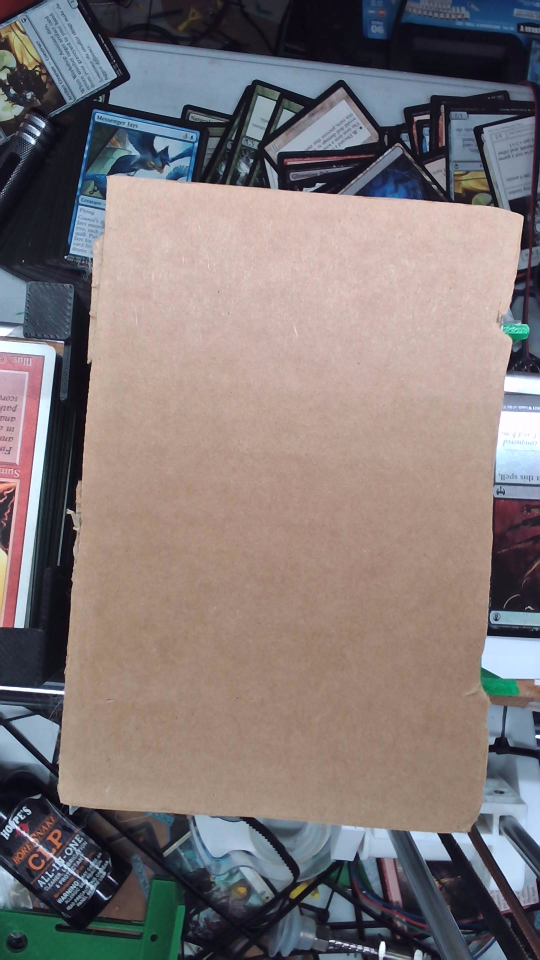
#> input picture staging_bg_ref.png, 1080 x 1920 px (shown at 1/2 size)
$ python -i foil_detect.py   (imports and definitions only)   (older library calls are emulated)
#> lines starting #> are read from the running program, lines starting #| are printed output that depends on the picture; after the words box and inside, x2 and y2 are one past the last pixel; in counts of white or black regions, pixels touching at a corner belong together
#> further down, picture is the input picture: shape (1920, 1080, 3); mean B, G, R 119.8, 119.7, 128.4
# foil_detect.py
# ---------------------------------------------------------------------------
# Post-identification foil detection for scanned cards.
#
# Runs AFTER card_identify has matched a scan to a card ID. Uses the matched
# card's reference PNG (downloaded_cards/<card_id>.png) to distinguish "this
# specific scan is a foil printing" from "this card has bright saturated art".
#
# The approach: compare the scan's bright-pixel statistics to the Scryfall
# reference image. Under the current LED scanner:
#   - Non-foil cards diffuse-reflect. Under the bright LED the scan comes
#     out UNIFORMLY BRIGHTER than the matte Scryfall reference, with
#     bright regions that roughly match the reference's saturation.
#   - Foil cards reflect most light off-angle (away from the camera). The
#     overall scan reads DARKER or ~equal to the reference, but the
#     occasional specular hotspot appears as a saturated rainbow color.
#
# No single signal alone works — many non-foil cards (basic lands, full-art
# promos) have naturally bright saturated art and would trip a single-
# threshold detector. The reference-relative deltas correct for that.
#
# Five signals combine into a single confidence score (Level-2 model,
# 2026-04-23 retune). Signs and magnitudes shown for the new-lighting
# directional LED setup.
#
#   S1: delta_bright_frac = bright_frac(scan) - bright_frac(ref)
#       Foils are DARKER or equal vs their reference under LED scan
#       (most light reflects off-angle). Non-foils are brighter (diffuse).
#       Strongest signal — Cohen's d ~ -1.7, single-feature AUC 0.90.
#
#   S2: delta_mean_s = mean_s_bright(scan) - mean_s_bright(ref)
#       Foil bright pixels are SATURATED rainbow hotspots (one hue per
#       spot), while non-foil bright pixels match the reference's
#       desaturated white/light regions.
#       Cohen's d ~ +1.3, single-feature AUC 0.84.
#
#   S3: delta_n_bright_clusters = #connected-components in bright mask
#       Foils have FEWER large bright clusters than ref because off-angle
#       reflection drops many would-be bright pixels below the V=220
#       threshold. Cohen's d ~ -0.4, single-feature AUC 0.65.
#
#   S4: delta_std_s_bright = std of saturation among bright pixels
#       After dms accounts for the saturation level, residual variance
#       turns out to be slightly LOWER in foil scans than in their refs
#       relative to nonfoils — opposite the univariate intuition (this is
#       multicollinearity with dms). AUC 0.67.
#
#   S5: delta_laplacian_energy = mean |Laplacian(V)| within bright mask
#       Bright zones in foil scans preserve more high-frequency content
#       (specular edge transitions) than diffuse-bright nonfoil zones do.
#       Weakest signal — coefficient ~ -0.003. AUC 0.67.
#
#   delta_hue_range is computed for diagnostics but NOT scored. Its
#   coefficient collapsed to ~0 in the multi-feature fit.
#
# Transform / MDFC back-face handling:
#   For cards with a `{card_id}__back.png` reference (battles, sieges,
#   transforms), the scan might be of the front or the back. detect_foil
#   picks the matching face via perceptual-hash distance so the brightness
#   deltas compare scan-vs-same-face rather than scan-vs-wrong-art (which
#   masquerades as a foil signal). See _load_reference_back().
#
# Public API:
#   detect_foil(card_img, card_id=None, reference_img=None) -> dict
#
# Tuning note: default threshold tuned for 96% precision / 71% recall on
# the 2026-04-23 labeled set (445 samples) with DFC face-picking in place.
# Re-tune via _foil_tune.py when lighting or camera changes significantly.
# ---------------------------------------------------------------------------

import glob
import json
import os
import time
import urllib.request
import urllib.error
from typing import Optional

import cv2
import numpy as np

from config import PRINTINGS_MAP_PATH, SCRIPT_DIR

# --- Paths ---
REFERENCE_DIR = os.path.join(SCRIPT_DIR, "downloaded_cards")

# --- Printing → representative map (lazy) ---
# The download pipeline dedupes by (illustration_id, frame), so many
# printings share a single PNG file stored under a representative
# card_id, NOT under their own card_id. This inverse map lets
# _load_reference() find the PNG even when a direct {card_id}.png
# lookup fails. Built on first call from printings_map.json.
_PRINTING_TO_REP: Optional[dict] = None

# --- card_id → image URL index (lazy, built from newest bulk JSON) ---
_IMAGE_URL_INDEX: Optional[dict] = None

# [48 lines left out: functions _build_image_url_index, _fetch_reference, not called in this run]

# --- Bright-pixel gate ---
BRIGHT_V_THRESH = 220          # HSV V above this = "bright pixel"
MIN_BRIGHT_PIXELS = 500        # need this many to trust the signal

# --- Specular cluster filter ---
# After bright-mask morph-close, only count connected components of at least
# this many pixels as a "cluster". Suppresses single-pixel JPEG noise and
# isolated speckles. 25 = ~5x5 region.
MIN_CLUSTER_PIXELS = 25

# --- Score weights ---
#
# Tuned 2026-04-23 via logistic regression on:
#   - Session 51 (58 confirmed foils, new lighting)
#   - Session 44 (387 casual scans, 12 foils relabeled after manual review)
# Total training set: 70 foils + 375 nonfoils = 445 labeled samples.
#
# This is the Level-2 multi-signal upgrade. Two new structural bright-mask
# signals were added on top of the original (dbf, dms) pair, and the
# noise-floor `delta_hue_range` signal was dropped after the multi-feature
# fit confirmed its coefficient was effectively zero (|w * range| < 0.2).
#
# All weight signs follow the new-lighting physics:
#   - Foils reflect most light off-angle, so scan appears DARKER than the
#     Scryfall ref (dbf < 0) where nonfoils read BRIGHTER (dbf > 0).
#   - Foil bright pixels are saturated rainbow hotspots (dms > 0).
#   - Foils have FEWER large bright clusters than ref (dnc < 0), because
#     off-angle reflection drops many would-be bright pixels below the
#     V=220 threshold.
#   - Foils' bright pixels span a narrower saturation range vs ref than
#     nonfoils do (dss < 0 in this multi-feature regime, after dms accounts
#     for the saturation level itself — multicollinearity flips the sign
#     vs the univariate AUC analysis).
#   - Foils preserve more high-frequency content within bright zones than
#     nonfoils do vs their reference renders (dle weight is small but real).
#
# See plans/handoff/ (foil retune notes) and _foil_tune.py for the fit.
#
# Level-5 retune 2026-05-07: added 1017 labeled scans from session 59
# (production data collected post-Level-4, 156 foils + 861 nonfoils).
# Training set now 278 foils + 1371 nonfoils = 1649 total samples.
# The larger corpus led to significant weight shifts, especially in the
# Level-2 signals. The 5-feature model (dropping noise dhr) is superior.
# At 95% precision: recall 84.17% (was 76.67%), F1 0.915 (was 0.855).
W_DELTA_BRIGHT_FRAC       = -33.205799  # was -20.6193 (Level-4)
W_DELTA_MEAN_S            = +0.136196   # was +0.08017
W_DELTA_N_BRIGHT_CLUSTERS = -0.025161   # was -0.01779
W_DELTA_STD_S_BRIGHT      = -0.049887   # was -0.02388
W_DELTA_LAPLACIAN_ENERGY  = -0.011208   # was -0.00585
FOIL_BIAS                 = -1.208786   # was -0.5425
# delta_hue_range is no longer scored — see _compute_bright_stats; it's
# still computed for diagnostics but contributes 0 to the confidence.

# --- Classification threshold ---
# confidence >= this -> is_foil = True
#
# Calibration on 278 foils + 1371 nonfoils (2026-05-07 Level-5 retune —
# 1017 production scans from session 59 added):
#   - +0.75 -> 92.00% precision, 91.01% recall (22 FP / 253 TP)  <-- default
#   - +1.00 -> 94.21% precision, 87.77% recall (15 FP / 244 TP)
#   - +1.25 -> 95.51% precision, 84.17% recall (11 FP / 234 TP)
#
# +0.75 adopted as default: best-F1 (0.915) sits here. Massive improvement
# over Level-4 (+0.24pp F1, +7pp recall at 95% precision). Threshold actually
# *loosened* from +1.00 (Level-4) to +0.75 because the larger training set
# enabled tighter confidence calibration.
FOIL_CONFIDENCE_THRESHOLD = 0.75


def _compute_bright_stats(img_bgr):
    """
    Compute bright-pixel statistics for a single image.

    Includes the original 4 fields used by the scoring formula plus 3
    Level-2 diagnostic fields (n_bright_clusters, std_s_bright,
    laplacian_energy_bright) that are NOT yet in the scoring formula —
    these are surfaced for instrumentation while we evaluate whether
    they separate foils from nonfoils on real data.

    :param img_bgr: BGR uint8 numpy array
    :returns: dict with:
        bright_frac, n_bright, mean_s_bright, hue_range_bright,
        n_bright_clusters, std_s_bright, laplacian_energy_bright
        If too few bright pixels, the post-mask fields are None.
    """
    if img_bgr is None or img_bgr.size == 0:
        return None

    hsv = cv2.cvtColor(img_bgr, cv2.COLOR_BGR2HSV)
#> hsv: shape (1920, 1080, 3); mean H, S, V 60.5, 67.3, 140.1
    h, s, v = cv2.split(hsv)
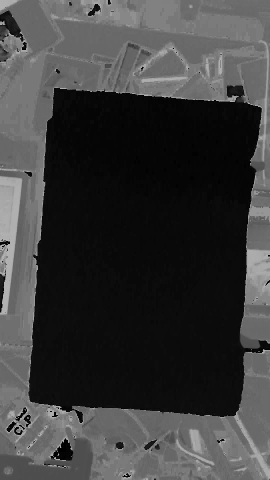
#> h: shape (1920, 1080) (shown at 1/4 size); min 0, max 179, mean 60.5
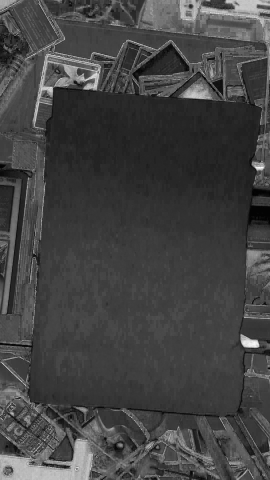
#> s: shape (1920, 1080) (shown at 1/4 size); min 1, max 255, mean 67.3
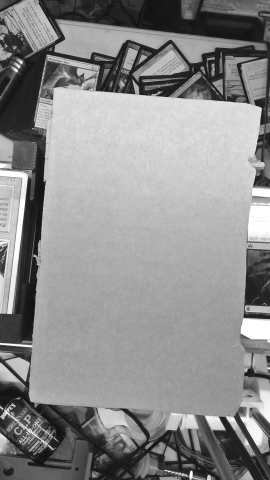
#> v: shape (1920, 1080) (shown at 1/4 size); min 2, max 255, mean 140.1

    total = img_bgr.shape[0] * img_bgr.shape[1]
    bright_mask = v > BRIGHT_V_THRESH
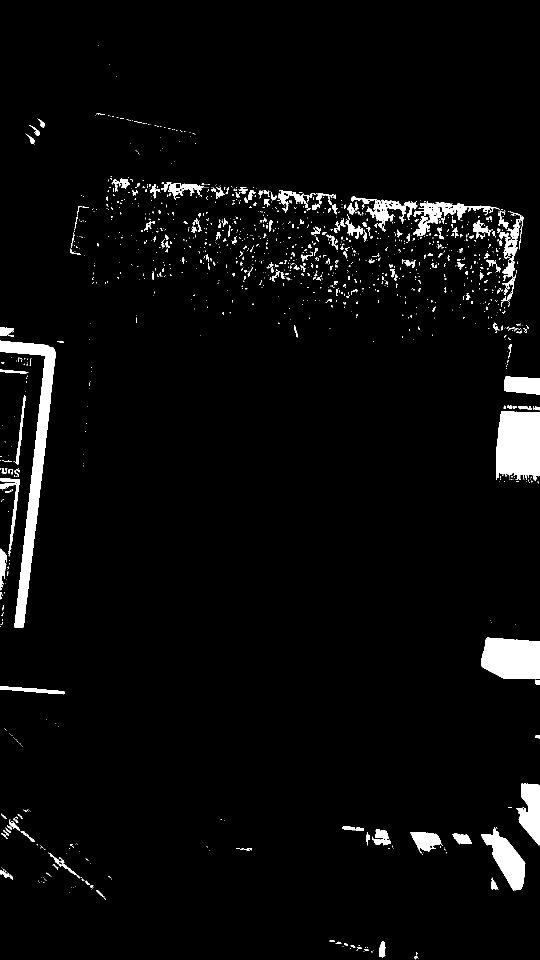
#> bright_mask: shape (1920, 1080) bool (shown at 1/2 size); 3.7% white; 1363 white regions (1120 under 20 px), largest, box (x1, y1, x2, y2) and area: (0, 681, 111, 1256) 13205, (992, 822, 1080, 961) 10859, (963, 1275, 1080, 1358) 8439
    n_bright = int(bright_mask.sum())
#> n_bright = 77475
    bright_frac = n_bright / float(total) if total else 0.0
#> bright_frac = 0.0374

    if n_bright < MIN_BRIGHT_PIXELS:
        return {
            "n_bright": n_bright,
            "bright_frac": bright_frac,
            "mean_s_bright": None,
            "hue_range_bright": None,
            "n_bright_clusters": None,
            "std_s_bright": None,
            "laplacian_energy_bright": None,
        }

    s_bright = s[bright_mask]
    h_bright = h[bright_mask]

    mean_s = float(s_bright.mean())
#> mean_s = 40.06
    # Hue is 0-179 in OpenCV HSV. Spread = p90 - p10 to ignore outliers.
    # For a narrow-hue cluster (non-foil), spread is small.
    # For a rainbow scatter (foil), spread approaches 90+.
    hue_range = float(np.percentile(h_bright, 90) - np.percentile(h_bright, 10))
#> hue_range = 107

    # --- Level-2 diagnostic signals (instrumentation, not scored) ---

    # std_s_bright: spread of saturation among bright pixels.
    # Foils: rainbow hotspots span saturation values -> high std.
    # Diffuse-bright (sky, paper-white): uniform saturation -> low std.
    std_s = float(s_bright.std())
#> std_s = 17.56

    # n_bright_clusters: count of distinct specular hotspots after
    # noise-suppression close. Foils: many small hotspots (-> high count).
    # Full-art bright skies / matte-bright cards: one or two large blobs
    # (-> low count). This is the signal that should specifically rescue
    # the basic-land foil failure mode.
    mask_u8 = bright_mask.astype(np.uint8)
    kernel = cv2.getStructuringElement(cv2.MORPH_RECT, (3, 3))
    mask_closed = cv2.morphologyEx(mask_u8, cv2.MORPH_CLOSE, kernel)
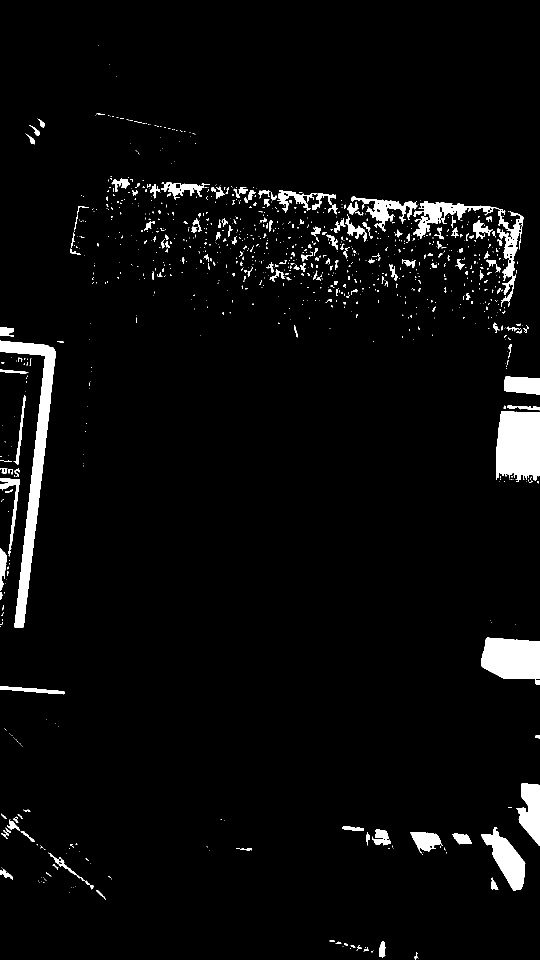
#> mask_closed: shape (1920, 1080) (shown at 1/2 size); values 0 (black) and 1 (white), 3.9% white; 1026 white regions (812 under 20 px), largest, box (x1, y1, x2, y2) and area: (0, 681, 111, 1256) 13216, (992, 822, 1080, 964) 10944, (963, 1275, 1080, 1370) 8530
    num_components, labels = cv2.connectedComponents(mask_closed)
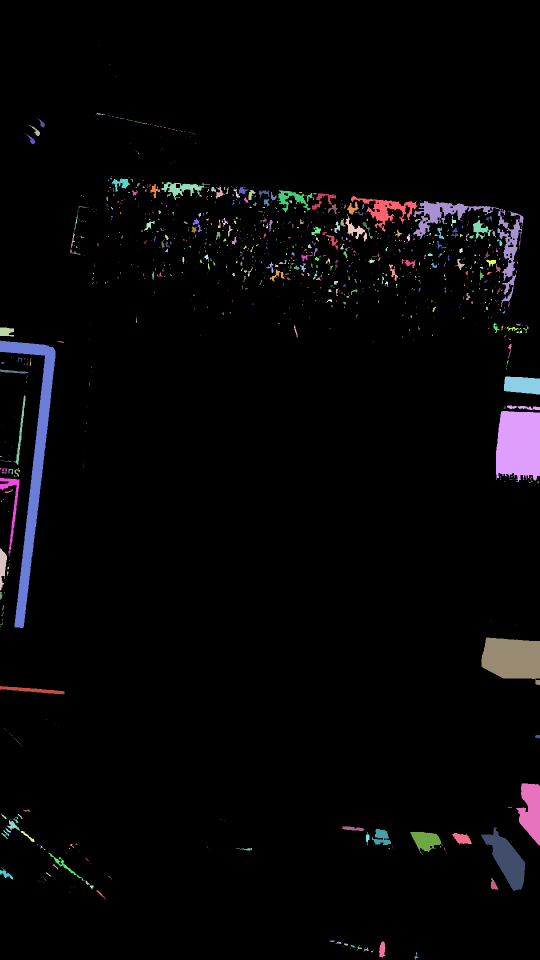
#> labels: shape (1920, 1080) int32 (shown at 1/2 size); 1027 distinct labels, from 0 to 1026; one colour per label, 0 black
#> num_components = 1027
    if num_components > 1:
        # bincount[0] is background (label 0); skip it
        sizes = np.bincount(labels.flatten())[1:]
#> sizes = 1026 values, max 13216 at index 836, min 1 at index 0, mean 78.66
        n_clusters = int((sizes >= MIN_CLUSTER_PIXELS).sum())
#> n_clusters = 186
    else:
        n_clusters = 0

    # laplacian_energy_bright: mean |Laplacian(V)| over bright pixels.
    # Specular reflections have sharp intensity transitions; diffuse
    # bright regions are smooth. Foils -> higher Laplacian energy.
    lap = cv2.Laplacian(v, cv2.CV_32F, ksize=3)
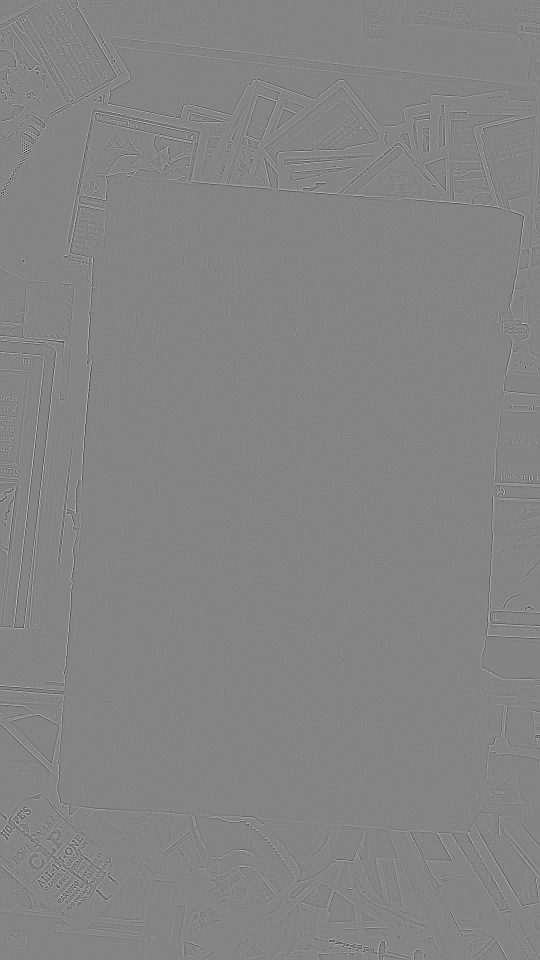
#> lap: shape (1920, 1080) float32 (shown at 1/2 size); min -728, max 672, mean 0; drawn with min black and max white
    laplacian_energy = float(np.abs(lap)[bright_mask].mean())
#> laplacian_energy = 28.78

    return {
        "n_bright": n_bright,
        "bright_frac": bright_frac,
        "mean_s_bright": mean_s,
        "hue_range_bright": hue_range,
        "n_bright_clusters": n_clusters,
        "std_s_bright": std_s,
        "laplacian_energy_bright": laplacian_energy,
    }


# [318 lines left out: functions _resize_to_match, _build_printing_to_rep, _load_reference, _load_reference_back, detect_foil, _smoke_test, not called in this run]


# [2 lines not run here, left out]

>>> import cv2
>>> picture = cv2.imread('staging_bg_ref.png')
>>> result = _compute_bright_stats(picture)
#> result = {'n_bright': 77475, 'bright_frac': 0.0374, 'mean_s_bright': 40.06, 'hue_range_bright': 107, 'n_bright_clusters': 186, 'std_s_bright': 17.56, 'laplacian_energy_bright': 28.78}
